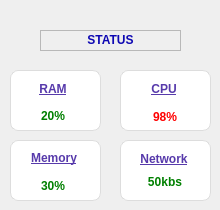
                <widget class="QWidget" name="status_frame">
                  <property name="enabled">
                    <bool>true</bool>
                  </property>
                  <property name="sizePolicy">
                    <sizepolicy hsizetype="MinimumExpanding" vsizetype="MinimumExpanding">
                      <horstretch>0</horstretch>
                      <verstretch>0</verstretch>
                    </sizepolicy>
                  </property>
                  <widget class="QFrame" name="title_2">
                    <property name="geometry">
                      <rect>
                        <x>40</x>
                        <y>30</y>
                        <width>141</width>
                        <height>21</height>
                      </rect>
                    </property>
                    <property name="frameShape">
                      <enum>QFrame::Shape::StyledPanel</enum>
                    </property>
                    <property name="frameShadow">
                      <enum>QFrame::Shadow::Raised</enum>
                    </property>
                    <widget class="QLabel" name="property_title">
                      <property name="geometry">
                        <rect>
                          <x>10</x>
                          <y>0</y>
                          <width>121</width>
                          <height>20</height>
                        </rect>
                      </property>
                      <property name="font">
                        <font>
                          <bold>true</bold>
                        </font>
                      </property>
                      <property name="styleSheet">
                        <string notr="true">color: rgb(14, 8, 179);</string>
                      </property>
                      <property name="text">
                        <string>STATUS</string>
                      </property>
                      <property name="alignment">
                        <set>Qt::AlignmentFlag::AlignCenter</set>
                      </property>
                    </widget>
                  </widget>
                  <widget class="QFrame" name="ram">
                    <property name="geometry">
                      <rect>
                        <x>10</x>
                        <y>70</y>
                        <width>91</width>
                        <height>61</height>
                      </rect>
                    </property>
                    <property name="styleSheet">
                      <string notr="true">border: 1px solid #ddd;

                        border-radius: 8px;
                        background: white;
                      </string>
                    </property>
                    <property name="frameShape">
                      <enum>QFrame::Shape::StyledPanel</enum>
                    </property>
                    <property name="frameShadow">
                      <enum>QFrame::Shadow::Raised</enum>
                    </property>
                    <widget class="QLabel" name="label_5">
                      <property name="geometry">
                        <rect>
                          <x>10</x>
                          <y>10</y>
                          <width>66</width>
                          <height>18</height>
                        </rect>
                      </property>
                      <property name="styleSheet">
                        <string notr="true">border: 0;
                          color: rgb(87, 58, 171);
                          font-weight: bold;
                          text-decoration: underline;

                        </string>
                      </property>
                      <property name="text">
                        <string>RAM</string>
                      </property>
                      <property name="alignment">
                        <set>Qt::AlignmentFlag::AlignCenter</set>
                      </property>
                    </widget>
                    <widget class="QLabel" name="label_9">
                      <property name="geometry">
                        <rect>
                          <x>10</x>
                          <y>37</y>
                          <width>66</width>
                          <height>18</height>
                        </rect>
                      </property>
                      <property name="styleSheet">
                        <string notr="true">color: green;
                          border: 0;
                          font-weight: bold,</string>
                      </property>
                      <property name="text">
                        <string>20%</string>
                      </property>
                      <property name="alignment">
                        <set>Qt::AlignmentFlag::AlignCenter</set>
                      </property>
                    </widget>
                  </widget>
                  <widget class="QFrame" name="memory">
                    <property name="geometry">
                      <rect>
                        <x>10</x>
                        <y>140</y>
                        <width>91</width>
                        <height>61</height>
                      </rect>
                    </property>
                    <property name="styleSheet">
                      <string notr="true">border: 1px solid #ddd;
                        border-radius: 8px;
                        background: white;
                      </string>
                    </property>
                    <property name="frameShape">
                      <enum>QFrame::Shape::StyledPanel</enum>
                    </property>
                    <property name="frameShadow">
                      <enum>QFrame::Shadow::Raised</enum>
                    </property>
                    <widget class="QLabel" name="label_7">
                      <property name="geometry">
                        <rect>
                          <x>11</x>
                          <y>9</y>
                          <width>66</width>
                          <height>18</height>
                        </rect>
                      </property>
                      <property name="styleSheet">
                        <string notr="true">border: 0;
                          color: rgb(87, 58, 171);
                          font-weight: bold;
                          text-decoration: underline;

                        </string>
                      </property>
                      <property name="text">
                        <string>Memory</string>
                      </property>
                      <property name="alignment">
                        <set>Qt::AlignmentFlag::AlignCenter</set>
                      </property>
                    </widget>
                    <widget class="QLabel" name="label_11">
                      <property name="geometry">
                        <rect>
                          <x>10</x>
                          <y>37</y>
                          <width>66</width>
                          <height>18</height>
                        </rect>
                      </property>
                      <property name="styleSheet">
                        <string notr="true">color: green;
                          border: 0;
                          font-weight: bold,</string>
                      </property>
                      <property name="text">
                        <string>30%</string>
                      </property>
                      <property name="alignment">
                        <set>Qt::AlignmentFlag::AlignCenter</set>
                      </property>
                    </widget>
                  </widget>
                  <widget class="QFrame" name="cpu">
                    <property name="geometry">
                      <rect>
                        <x>120</x>
                        <y>70</y>
                        <width>91</width>
                        <height>61</height>
                      </rect>
                    </property>
                    <property name="styleSheet">
                      <string notr="true">border: 1px solid #ddd;
                        border-radius: 8px;
                        background: white;
                      </string>
                    </property>
                    <property name="frameShape">
                      <enum>QFrame::Shape::StyledPanel</enum>
                    </property>
                    <property name="frameShadow">
                      <enum>QFrame::Shadow::Raised</enum>
                    </property>
                    <widget class="QLabel" name="label_6">
                      <property name="geometry">
                        <rect>
                          <x>11</x>
                          <y>10</y>
                          <width>66</width>
                          <height>18</height>
                        </rect>
                      </property>
                      <property name="styleSheet">
                        <string notr="true">border: 0;
                          color: rgb(87, 58, 171);
                          font-weight: bold;
                          text-decoration: underline;

                        </string>
                      </property>
                      <property name="text">
                        <string>CPU</string>
                      </property>
                      <property name="alignment">
                        <set>Qt::AlignmentFlag::AlignCenter</set>
                      </property>
                    </widget>
                    <widget class="QLabel" name="label_10">
                      <property name="geometry">
                        <rect>
                          <x>12</x>
                          <y>38</y>
                          <width>66</width>
                          <height>18</height>
                        </rect>
                      </property>
                      <property name="styleSheet">
                        <string notr="true">color: red;
                          border: 0;
                          font-weight: bold,</string>
                      </property>
                      <property name="text">
                        <string>98%</string>
                      </property>
                      <property name="alignment">
                        <set>Qt::AlignmentFlag::AlignCenter</set>
                      </property>
                    </widget>
                  </widget>
                  <widget class="QFrame" name="network">
                    <property name="geometry">
                      <rect>
                        <x>120</x>
                        <y>140</y>
                        <width>91</width>
                        <height>61</height>
                      </rect>
                    </property>
                    <property name="styleSheet">
                      <string notr="true">border: 1px solid #ddd;
                        border-radius: 8px;
                        background: white;
                      </string>
                    </property>
                    <property name="frameShape">
                      <enum>QFrame::Shape::StyledPanel</enum>
                    </property>
                    <property name="frameShadow">
                      <enum>QFrame::Shadow::Raised</enum>
                    </property>
                    <widget class="QLabel" name="label_8">
                      <property name="geometry">
                        <rect>
                          <x>11</x>
                          <y>10</y>
                          <width>66</width>
                          <height>18</height>
                        </rect>
                      </property>
                      <property name="styleSheet">
                        <string notr="true">border: 0;
                          color: rgb(87, 58, 171);
                          font-weight: bold;
                          text-decoration: underline;

                        </string>
                      </property>
                      <property name="text">
                        <string>Network</string>
                      </property>
                      <property name="alignment">
                        <set>Qt::AlignmentFlag::AlignCenter</set>
                      </property>
                    </widget>
                    <widget class="QLabel" name="label_12">
                      <property name="geometry">
                        <rect>
                          <x>12</x>
                          <y>33</y>
                          <width>66</width>
                          <height>18</height>
                        </rect>
                      </property>
                      <property name="styleSheet">
                        <string notr="true">color: green;
                          border: 0;
                          font-weight: bold,</string>
                      </property>
                      <property name="text">
                        <string>50kbs</string>
                      </property>
                      <property name="alignment">
                        <set>Qt::AlignmentFlag::AlignCenter</set>
                      </property>
                    </widget>
                  </widget>
                </widget>
